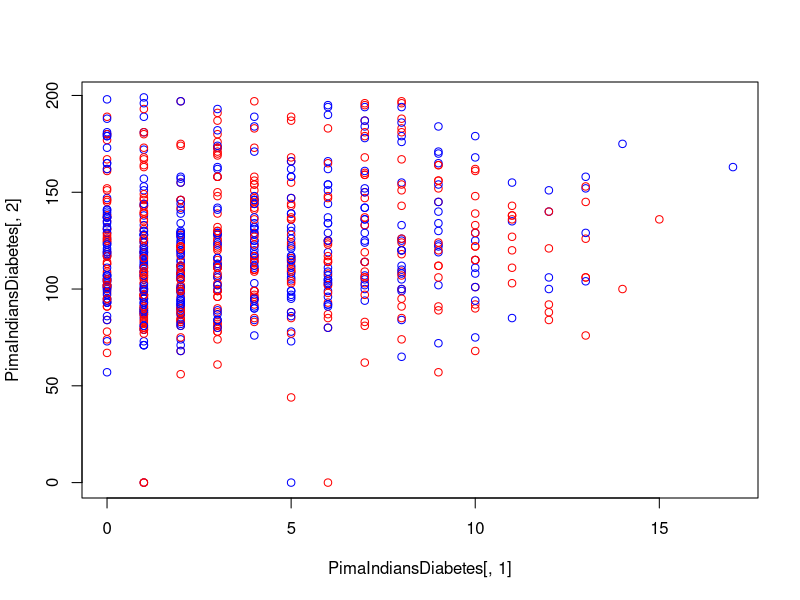
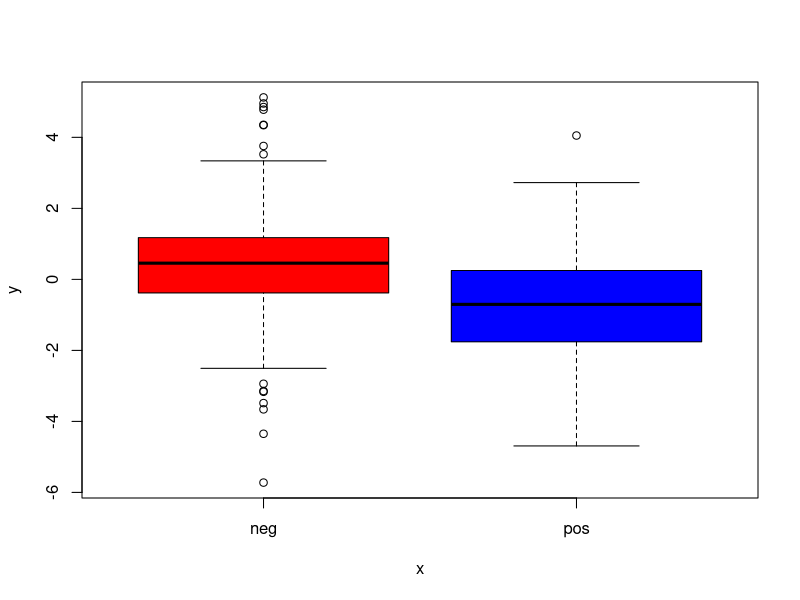

R code for these plots, in order:
library(caret)
library(mlbench)
# load the dataset PimaIndiansDiabetes
data(PimaIndiansDiabetes)
library(dplyr)
# view data
summary(PimaIndiansDiabetes)
glimpse(PimaIndiansDiabetes)

# perform center operation to the dataset
params <- preProcess(PimaIndiansDiabetes, 
                     method=c("center","scale","pca"))

print(params)

# transform the dataset using the parameters
new_dataset <- predict(params, PimaIndiansDiabetes)
plot(PimaIndiansDiabetes[,1],PimaIndiansDiabetes[,2],col= c("red","blue"))
plot(new_dataset[,1], new_dataset[,2], col = c("red","blue"))
# summarize the transformed dataset
head(new_dataset)
summary(new_dataset)
PimaIndiansDiabetes[,1:2]
glimpse(new_dataset)
